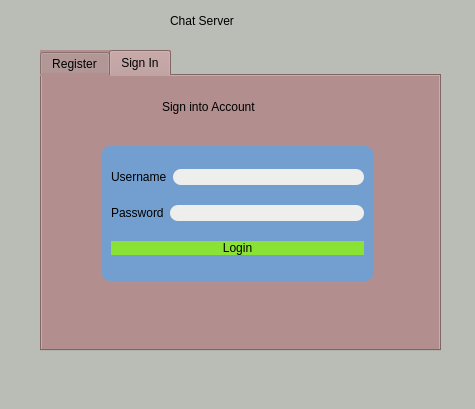
<?xml version="1.0" encoding="UTF-8"?>
<ui version="4.0">
 <class>MainWindow</class>
 <widget class="QMainWindow" name="MainWindow">
  <property name="geometry">
   <rect>
    <x>0</x>
    <y>0</y>
    <width>475</width>
    <height>409</height>
   </rect>
  </property>
  <property name="windowTitle">
   <string>MainWindow</string>
  </property>
  <property name="styleSheet">
   <string notr="true">background-color: rgb(186, 189, 182);</string>
  </property>
  <widget class="QWidget" name="centralwidget">
   <widget class="QTabWidget" name="tabWidget">
    <property name="geometry">
     <rect>
      <x>40</x>
      <y>50</y>
      <width>401</width>
      <height>301</height>
     </rect>
    </property>
    <property name="styleSheet">
     <string notr="true">background-color: rgb(178, 142, 142);</string>
    </property>
    <property name="currentIndex">
     <number>1</number>
    </property>
    <widget class="QWidget" name="tab">
     <attribute name="title">
      <string>Register</string>
     </attribute>
     <widget class="QGroupBox" name="groupBox_register">
      <property name="geometry">
       <rect>
        <x>50</x>
        <y>50</y>
        <width>291</width>
        <height>201</height>
       </rect>
      </property>
      <property name="styleSheet">
       <string notr="true">background-color: rgb(114, 159, 207);
border-radius: 8px;</string>
      </property>
      <property name="title">
       <string/>
      </property>
      <layout class="QVBoxLayout" name="verticalLayout">
       <item>
        <layout class="QHBoxLayout" name="horizontalLayout_3">
         <item>
          <widget class="QLabel" name="label_3">
           <property name="text">
            <string>Username</string>
           </property>
          </widget>
         </item>
         <item>
          <widget class="QLineEdit" name="lineEdit_username">
           <property name="styleSheet">
            <string notr="true">background-color: rgb(238, 238, 236);</string>
           </property>
          </widget>
         </item>
        </layout>
       </item>
       <item>
        <layout class="QHBoxLayout" name="horizontalLayout_4">
         <item>
          <widget class="QLabel" name="label_4">
           <property name="text">
            <string>Password</string>
           </property>
          </widget>
         </item>
         <item>
          <widget class="QLineEdit" name="lineEdit_password">
           <property name="styleSheet">
            <string notr="true">background-color: rgb(238, 238, 236);</string>
           </property>
          </widget>
         </item>
        </layout>
       </item>
       <item>
        <layout class="QHBoxLayout" name="horizontalLayout_5">
         <item>
          <widget class="QLabel" name="label_5">
           <property name="text">
            <string>Email</string>
           </property>
          </widget>
         </item>
         <item>
          <widget class="QLineEdit" name="lineEdit_email">
           <property name="styleSheet">
            <string notr="true">background-color: rgb(238, 238, 236);</string>
           </property>
          </widget>
         </item>
        </layout>
       </item>
       <item>
        <layout class="QHBoxLayout" name="horizontalLayout_6">
         <item>
          <widget class="QLabel" name="label_6">
           <property name="text">
            <string>Phone</string>
           </property>
          </widget>
         </item>
         <item>
          <widget class="QLineEdit" name="lineEdit_phone">
           <property name="styleSheet">
            <string notr="true">background-color: rgb(238, 238, 236);</string>
           </property>
          </widget>
         </item>
        </layout>
       </item>
       <item>
        <widget class="QPushButton" name="pushButton_R">
         <property name="styleSheet">
          <string notr="true">background-color: rgb(252, 175, 62);</string>
         </property>
         <property name="text">
          <string>Register</string>
         </property>
        </widget>
       </item>
      </layout>
     </widget>
     <widget class="QLabel" name="label_8">
      <property name="geometry">
       <rect>
        <x>120</x>
        <y>10</y>
        <width>161</width>
        <height>41</height>
       </rect>
      </property>
      <property name="styleSheet">
       <string notr="true">font: 14pt &quot;Ubuntu&quot;;</string>
      </property>
      <property name="text">
       <string>Create an Account</string>
      </property>
     </widget>
    </widget>
    <widget class="QWidget" name="tab_2">
     <attribute name="title">
      <string>Sign In</string>
     </attribute>
     <widget class="QGroupBox" name="groupBox_signin">
      <property name="geometry">
       <rect>
        <x>60</x>
        <y>70</y>
        <width>271</width>
        <height>135</height>
       </rect>
      </property>
      <property name="styleSheet">
       <string notr="true">background-color: rgb(114, 159, 207);
border-radius: 8px;</string>
      </property>
      <property name="title">
       <string/>
      </property>
      <layout class="QVBoxLayout" name="verticalLayout_2">
       <item>
        <layout class="QHBoxLayout" name="horizontalLayout">
         <item>
          <widget class="QLabel" name="label">
           <property name="text">
            <string>Username</string>
           </property>
          </widget>
         </item>
         <item>
          <widget class="QLineEdit" name="lineEdit_usernameL">
           <property name="styleSheet">
            <string notr="true">background-color: rgb(238, 238, 236);</string>
           </property>
          </widget>
         </item>
        </layout>
       </item>
       <item>
        <layout class="QHBoxLayout" name="horizontalLayout_2">
         <item>
          <widget class="QLabel" name="label_2">
           <property name="text">
            <string>Password</string>
           </property>
          </widget>
         </item>
         <item>
          <widget class="QLineEdit" name="lineEdit_passwordL">
           <property name="styleSheet">
            <string notr="true">background-color: rgb(238, 238, 236);</string>
           </property>
           <property name="echoMode">
            <enum>QLineEdit::Password</enum>
           </property>
          </widget>
         </item>
        </layout>
       </item>
       <item>
        <widget class="QPushButton" name="pushButton">
         <property name="styleSheet">
          <string notr="true">background-color: rgb(138, 226, 52);</string>
         </property>
         <property name="text">
          <string>Login</string>
         </property>
        </widget>
       </item>
      </layout>
     </widget>
     <widget class="QLabel" name="label_9">
      <property name="geometry">
       <rect>
        <x>120</x>
        <y>10</y>
        <width>161</width>
        <height>41</height>
       </rect>
      </property>
      <property name="styleSheet">
       <string notr="true">font: 14pt &quot;Ubuntu&quot;;</string>
      </property>
      <property name="text">
       <string>Sign into Account</string>
      </property>
     </widget>
    </widget>
   </widget>
   <widget class="QLabel" name="label_7">
    <property name="geometry">
     <rect>
      <x>170</x>
      <y>0</y>
      <width>131</width>
      <height>41</height>
     </rect>
    </property>
    <property name="styleSheet">
     <string notr="true">font: 18pt &quot;Ubuntu&quot;;</string>
    </property>
    <property name="text">
     <string>Chat Server</string>
    </property>
   </widget>
  </widget>
  <widget class="QMenuBar" name="menubar">
   <property name="geometry">
    <rect>
     <x>0</x>
     <y>0</y>
     <width>475</width>
     <height>22</height>
    </rect>
   </property>
  </widget>
  <widget class="QStatusBar" name="statusbar"/>
 </widget>
 <resources/>
 <connections/>
</ui>
